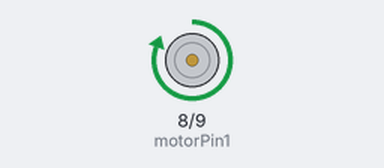
A sketch run on a simulated Arduino Uno, built with avr-gcc and run on an emulated ATmega328P. On the bench: motor-driver pin pairs drawn as motors (green arrow = first pin HIGH = forward, orange = second pin HIGH = backward, longer = more drive).

Above: at 1.0 s.
At 3.0 s:
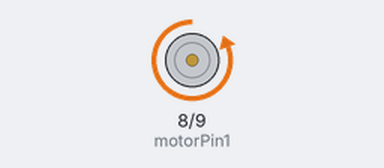
Timing chart, 0 to 5.2 s (numbered marks = the images above):
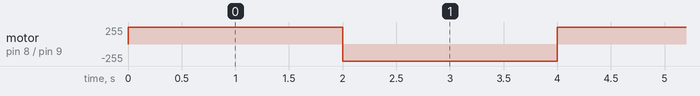

The sketch:

9._Mini_Table_Fan.ino
```cpp
// Define the pins for the motor
int motorPin1 = 8;
int motorPin2 = 9;

void setup() {
  // Set the motor pins as output
  pinMode(motorPin1, OUTPUT);
  pinMode(motorPin2, OUTPUT);
}

void loop() {
  // Turn the motor clockwise (forward) for 2 seconds
  digitalWrite(motorPin1, HIGH);
  digitalWrite(motorPin2, LOW);
  delay(2000);

  // Turn the motor counterclockwise (backward) for 2 seconds
  digitalWrite(motorPin1, LOW);
  digitalWrite(motorPin2, HIGH);
  delay(2000);
}
```

Measured:
- by itself, motor on pin 8 (motorPin1) / pin 9 (motorPin2): alternates forward 255/255 for 2.0 s and backward 255/255 for 2.0 s
